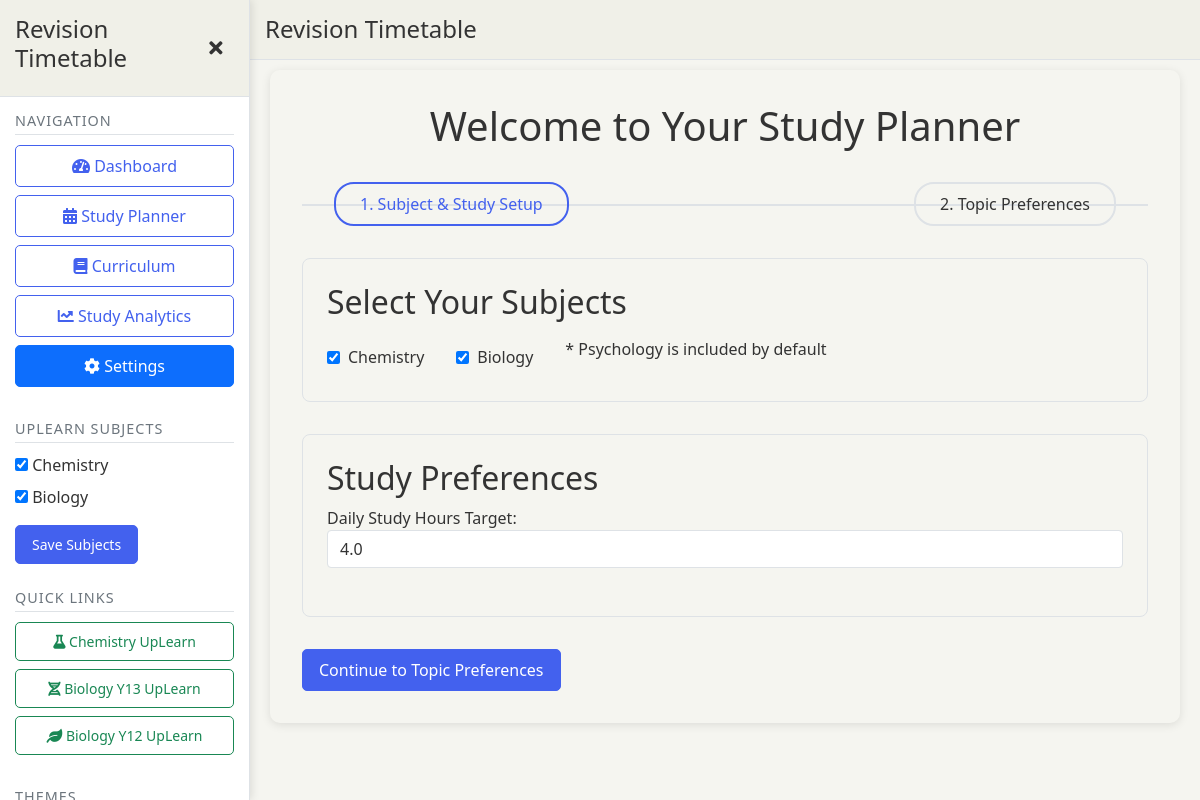
/welcome (signed in), run on the app's committed database.
### app.py (models this page shows)
class UserSubjects(db.Model):
    id = db.Column(db.Integer, primary_key=True)
    user_id = db.Column(db.Integer, db.ForeignKey('user.id'), nullable=False)
    chemistry = db.Column(db.Boolean, default=False)
    biology = db.Column(db.Boolean, default=False)

class User(UserMixin, db.Model):
    id = db.Column(db.Integer, primary_key=True)
    username = db.Column(db.String(150), unique=True, nullable=False)
    password = db.Column(db.String(150), nullable=False)
    chem_progress = db.Column(db.Integer, default=0)
    bio_y13_progress = db.Column(db.Integer, default=0)
    bio_y12_progress = db.Column(db.Integer, default=0)
    onboarding_step = db.Column(db.Integer, default=0)
    daily_study_hours = db.Column(db.Float, default=4.0)
    subjects = db.relationship('UserSubjects', backref='user', uselist=False)
    task_logs = db.relationship('TaskLog', backref='user', lazy=True)
    uplearn_logs = db.relationship('UplearnLog', backref='user', lazy=True)
    topic_proficiencies = db.relationship('TopicProficiency', backref='user', lazy=True)

### app.py (the view, shortened to what this page needs)
@app.route("/welcome", methods=["GET", "POST"])
@login_required
def welcome():
    curriculum_data = load_curriculum()
    try:
        onboarding_step = current_user.onboarding_step
    except AttributeError:
        current_user.onboarding_step = 0
        db.session.commit()
        onboarding_step = 0
    settings_mode = onboarding_step >= 2
    if not curriculum_data:
        curriculum_data = {
            "Psychology": ["Memory", "Attachment", "Social Influence", "Psychopathology"],
            "Chemistry": ["Atomic Structure", "Bonding", "Energetics", "Kinetics", "Equilibria"],
            "Biology": ["Cell Biology", "Biological Molecules", "Genetics", "Ecology"]
        }
    return render_template(
        "welcome.html",
        user=current_user,
        curriculum=curriculum_data,
        settings_mode=settings_mode,
        fullscreen_mode=True
    )

### app.py (called while the page is built)
@login_manager.user_loader
def load_user(user_id):
    return db.session.get(User, int(user_id))

def load_curriculum():
    file_path = os.path.join(app.static_folder, 'data', 'curriculum.json')
    os.makedirs(os.path.dirname(file_path), exist_ok=True)
    try:
        with open(file_path, 'r') as file:
            return json.load(file)
    except FileNotFoundError:
        print(f"Error: Could not find curriculum.json at {file_path}")
        return {
            "Biology": {"Years": []},
            "Chemistry": {"Modules": []},
            "Psychology": {"Papers": []}
        }

### templates/welcome.html (shortened to what this page needs)
{% extends "base.html" %}
{% block content %}
<div class="welcome-container" data-step="{{ user.onboarding_step|default(1) }}">
    <h1>Welcome to Your Study Planner</h1>
    <div class="progress-steps">
        <div class="step {% if user.onboarding_step >= 1 %}active{% endif %}">1. Subject & Study Setup</div>
        <div class="step {% if user.onboarding_step >= 2 %}active{% endif %}">2. Topic Preferences</div>
    </div>
    <div id="step1" class="step-content" {% if user.onboarding_step > 1 %}style="display: none;"{% endif %}>
        <form method="POST" action="{{ url_for('welcome') }}">
            <div class="subject-selection">
                <h2>Select Your Subjects</h2>
                <div class="subject-options">
                    <label class="subject-option">
                        <input type="checkbox" name="chemistry" id="chemistry"
                               {% if user.subjects and user.subjects.chemistry %}checked{% endif %}
                               aria-label="Toggle Chemistry subject">
                        <span class="subject-name">Chemistry</span>
                    </label>
                    <label class="subject-option">
                        <input type="checkbox" name="biology" id="biology"
                               {% if user.subjects and user.subjects.biology %}checked{% endif %}
                               aria-label="Toggle Biology subject">
                        <span class="subject-name">Biology</span>
                    </label>
                    <p class="note">* Psychology is included by default</p>
                </div>
            </div>
            <div class="study-preferences">
                <h2>Study Preferences</h2>
                <div class="preference-item">
                    <label for="daily_study_hours">Daily Study Hours Target:</label>
                    <input type="number" id="daily_study_hours" name="daily_study_hours"
                           value="{{ user.daily_study_hours|default(4.0) }}" min="0.5" max="12" step="0.5" required
                           class="form-control" aria-label="Target study hours per day">
                </div>
            </div>
            <button type="submit" class="btn btn-primary">Continue to Topic Preferences</button>
        </form>
    </div>
</div>
{% endblock %}

### templates/base.html (shortened to what this page needs)
<!DOCTYPE html>
<html lang="en" data-theme="light">
<head>
    <link href="https://cdn.jsdelivr.net/npm/bootstrap@5.1.3/dist/css/bootstrap.min.css" rel="stylesheet">
    <link rel="stylesheet" href="https://cdnjs.cloudflare.com/ajax/libs/font-awesome/5.15.4/css/all.min.css">
    <link rel="stylesheet" href="{{ url_for('static', filename='css/style.css') }}">
</head>
<body class="sidebar-open">
    <header class="main-header">
        <h4 class="m-0">{% block header_title %}Revision Timetable{% endblock %}</h4>
    </header>
    {% if current_user.is_authenticated %}
        {% include 'components/sidebar.html' %}
    {% endif %}
    <div class="main-container">
        {% block content %}{% endblock %}
    </div>
</body>
</html>

### templates/components/sidebar.html (shortened to what this page needs)
<div id="sidebar" class="sidebar">
    <div class="sidebar-header">
        <h4>Revision Timetable</h4>
        <button id="sidebarToggle" class="sidebar-toggle">
            <i id="sidebarIcon" class="fas fa-times"></i>
        </button>
    </div>
    <div class="sidebar-content">
        <div class="sidebar-section">
            <h5>Navigation</h5>
            <div class="d-flex flex-column">
                <a href="{{ url_for('dashboard') }}" class="btn btn-outline-primary mb-2 {% if request.endpoint == 'dashboard' %}active{% endif %}">
                    <i class="fas fa-tachometer-alt mr-2"></i> Dashboard
                </a>
                <a href="{{ url_for('study_planner') }}" class="btn btn-outline-primary mb-2 {% if request.endpoint == 'study_planner' %}active{% endif %}">
                    <i class="fas fa-calendar-alt mr-2"></i> Study Planner
                </a>
                <a href="{{ url_for('curriculum') }}" class="btn btn-outline-primary mb-2 {% if request.endpoint == 'curriculum' %}active{% endif %}">
                    <i class="fas fa-book mr-2"></i> Curriculum
                </a>
                <a href="{{ url_for('study_analytics') }}" class="btn btn-outline-primary mb-2 {% if request.endpoint == 'study_analytics' %}active{% endif %}">
                    <i class="fas fa-chart-line mr-2"></i> Study Analytics
                </a>
                <a href="{{ url_for('welcome') }}" class="btn btn-outline-primary mb-2 {% if request.endpoint == 'welcome' %}active{% endif %}">
                    <i class="fas fa-cog mr-2"></i> Settings
                </a>
            </div>
        </div>
        <div class="sidebar-section">
            <h5>UpLearn Subjects</h5>
            <form method="POST" action="{{ url_for('update_subjects') }}">
                <div class="custom-control custom-switch mb-2">
                    <input type="checkbox" class="custom-control-input" id="chemistry" name="chemistry"
                           {% if current_user.subjects and current_user.subjects.chemistry %}checked{% endif %}>
                    <label class="custom-control-label" for="chemistry">Chemistry</label>
                </div>
                <div class="custom-control custom-switch mb-2">
                    <input type="checkbox" class="custom-control-input" id="biology" name="biology"
                           {% if current_user.subjects and current_user.subjects.biology %}checked{% endif %}>
                    <label class="custom-control-label" for="biology">Biology</label>
                </div>
                <button type="submit" class="btn btn-sm btn-primary mt-2">Save Subjects</button>
            </form>
        </div>
        <div class="sidebar-section">
            <h5>Quick Links</h5>
            <div class="d-flex flex-column">
                {% if current_user.subjects and current_user.subjects.chemistry %}
                <a href="https://web.uplearn.co.uk/learn/chemistry-ocr-2" target="_blank"
                   class="btn btn-outline-success mb-2 btn-sm">
                    <i class="fas fa-flask mr-2"></i> Chemistry UpLearn
                </a>
                {% endif %}
                {% if current_user.subjects and current_user.subjects.biology %}
                <a href="https://web.uplearn.co.uk/learn/biology-ocr-2" target="_blank"
                   class="btn btn-outline-success mb-2 btn-sm">
                    <i class="fas fa-dna mr-2"></i> Biology Y13 UpLearn
                </a>
                <a href="https://web.uplearn.co.uk/learn/biology-ocr-1" target="_blank"
                   class="btn btn-outline-success mb-2 btn-sm">
                    <i class="fas fa-leaf mr-2"></i> Biology Y12 UpLearn
                </a>
                {% endif %}
            </div>
        </div>
        <div class="sidebar-section">
            <h5>Themes</h5>
        </div>
    </div>
</div>

### static/css/style.css (style rules this page uses)
:root { --success-color: #28a745; --info-color: #17a2b8; --warning-color: #ffc107; --danger-color: #dc3545; --font-family: 'Segoe UI', Roboto, 'Helvetica Neue', sans-serif; --transition-speed: 0.3s; --primary-color: #4361ee; --primary-hover: #3046c7; --secondary-color: #6c757d; --bg-color: #f5f5f0; --text-color: #333333; --card-bg: #ffffff; --border-color: #dee2e6; --panel-bg: #f8f9fa; --header-bg: #f0f0e8; --sidebar-bg: #ffffff; --card-header-bg: #f8f9fa; --input-bg: #ffffff; --input-color: #333333; --shadow-color: rgba(0, 0, 0, 0.1); }
body { background-color: var(--bg-color); color: var(--text-color); font-family: var(--font-family); transition: background-color var(--transition-speed), color var(--transition-speed); margin: 0; padding: 0; min-height: 100vh; }
.main-container { transition: margin-left var(--transition-speed); padding: 20px; padding-top: 70px; }
.sidebar-open .main-container { margin-left: 250px; }
.sidebar { position: fixed; height: 100vh; width: 250px; background: var(--sidebar-bg); border-right: 1px solid var(--border-color); z-index: 1030; transition: transform var(--transition-speed); overflow-y: auto; left: 0; top: 0; box-shadow: 2px 0 8px var(--shadow-color); }
.sidebar-header { display: flex; justify-content: space-between; align-items: center; padding: 15px; background: var(--header-bg); border-bottom: 1px solid var(--border-color); }
.sidebar-content { padding: 15px; }
.sidebar-section { margin-bottom: 25px; }
.sidebar-section h5 { font-size: 0.9rem; text-transform: uppercase; letter-spacing: 1px; color: var(--secondary-color); margin-bottom: 10px; padding-bottom: 5px; border-bottom: 1px solid var(--border-color); }
.sidebar-toggle { width: 40px; height: 40px; display: flex; align-items: center; justify-content: center; border: none; background: transparent; cursor: pointer; color: var(--text-color); font-size: 1.2rem; }
.main-header { position: fixed; top: 0; left: 0; right: 0; height: 60px; background: var(--header-bg); border-bottom: 1px solid var(--border-color); z-index: 1025; display: flex; align-items: center; padding: 0 15px; transition: left var(--transition-speed); }
.sidebar-open .main-header { left: 250px; }
.form-control { background-color: var(--input-bg); border: 1px solid var(--border-color); color: var(--input-color); transition: border-color 0.2s, box-shadow 0.2s; }
.btn { border-radius: 5px; padding: 0.5rem 1rem; font-weight: 500; transition: all 0.2s; }
.btn-primary { background-color: var(--primary-color); border-color: var(--primary-color); color: white; }
.btn-outline-primary { color: var(--primary-color); border-color: var(--primary-color); }
.welcome-container { max-width: 1000px; margin: 0 auto; padding: 2rem; background: var(--bg-secondary); border-radius: 10px; box-shadow: 0 2px 10px rgba(0,0,0,0.1); }
.welcome-container h1 { color: var(--text-primary); text-align: center; margin-bottom: 2rem; }
.progress-steps { display: flex; justify-content: space-between; margin-bottom: 2rem; position: relative; padding: 0 2rem; }
.progress-steps::before { content: ''; position: absolute; top: 50%; left: 0; right: 0; height: 2px; background: var(--border-color); z-index: 0; }
.step { background: var(--bg-primary); padding: 0.5rem 1.5rem; border: 2px solid var(--border-color); border-radius: 20px; position: relative; z-index: 1; transition: all 0.3s ease; }
.step.active { border-color: var(--primary-color); color: var(--primary-color); background: var(--bg-secondary); }
.subject-selection, .study-preferences { background: var(--bg-primary); margin-bottom: 2rem; padding: 1.5rem; border: 1px solid var(--border-color); border-radius: 8px; }
.subject-options { display: flex; gap: 2rem; margin-top: 1rem; flex-wrap: wrap; }
.subject-options label { display: flex; align-items: center; gap: 0.5rem; color: var(--text-primary); }
.preference-item { margin-bottom: 1.5rem; }

### data on the page
UserSubjects: chemistry "☑", biology "☑"
User: daily_study_hours "4.0"
